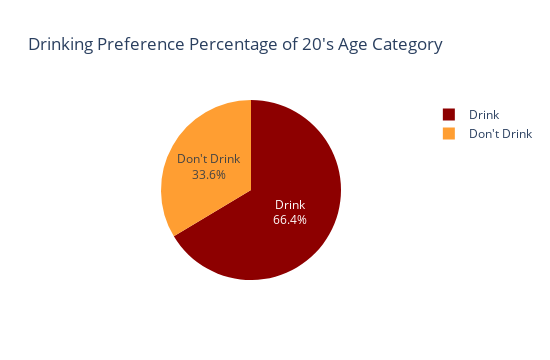
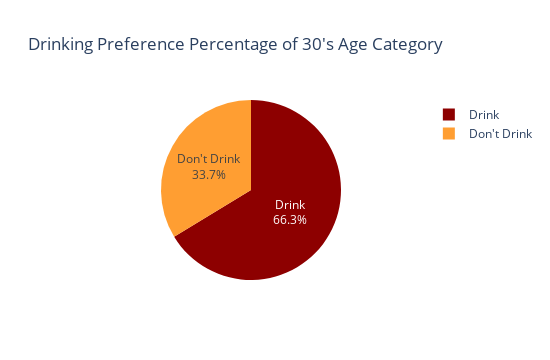

Write notebook code for charts like these, in order.
### Markdown cell above
The visualization above shows the count of each age group category of their respective smoking type and drinking preference. People in their 20's and 30's is more likely to drink alcohol than smoking where 30's has more people who smokes and drinks alcohol as much as the one that never do them both. 40's is where the culture started to change, people who never smoke and drink has the highest count, followed by the one that only drinks. People is also more likely to stop smoking, this is indicated by the gap is smaller between the ones that still smoke.

### Code cell
# drink visualization

for drk in age_smoke_drink['age_category'].unique():
    filtered= age_smoke_drink[age_smoke_drink['age_category'] == drk]
    fig = px.pie(
        filtered,
        values='percentage',
        names='drk_yn',
        title=f'Drinking Preference Percentage of {drk} Age Category',
        color='drk_yn',
        color_discrete_map=color_drink,
        width=550
    )

    fig.update_traces(textinfo='percent+label')
    fig.show()

### Figure 1 — Plotly figure (JSON) as saved in the notebook; plotly's stock layout.template omitted (floating-point values rounded to 4 significant figures)
{"data": [{"customdata": [["Drink"], ["Don't Drink"], ["Drink"], ["Drink"], ["Don't Drink"], ["Don't Drink"]], "domain": {"x": [0, 1], "y": [0, 1]}, "hovertemplate": "drk_yn=%{customdata[0]}<br>percentage=%{value}<extra></extra>", "labels": ["Drink", "Don't Drink", "Drink", "Drink", "Don't Drink", "Don't Drink"], "legendgroup": "", "marker": {"colors": ["#8d0000", "#ff9e32", "#8d0000", "#8d0000", "#ff9e32", "#ff9e32"]}, "name": "", "showlegend": true, "textinfo": "percent+label", "type": "pie", "values": [40.35, 26.98, 20.19, 5.851, 5.152, 1.478]}], "layout": {"height": 360, "legend": {"tracegroupgap": 0}, "title": {"text": "Drinking Preference Percentage of 20's Age Category"}, "width": 550}}

### Figure 2 — Plotly figure (JSON) as saved in the notebook; plotly's stock layout.template omitted (floating-point values rounded to 4 significant figures)
{"data": [{"customdata": [["Drink"], ["Drink"], ["Don't Drink"], ["Drink"], ["Don't Drink"], ["Don't Drink"]], "domain": {"x": [0, 1], "y": [0, 1]}, "hovertemplate": "drk_yn=%{customdata[0]}<br>percentage=%{value}<extra></extra>", "labels": ["Drink", "Drink", "Don't Drink", "Drink", "Don't Drink", "Don't Drink"], "legendgroup": "", "marker": {"colors": ["#8d0000", "#8d0000", "#ff9e32", "#8d0000", "#ff9e32", "#ff9e32"]}, "name": "", "showlegend": true, "textinfo": "percent+label", "type": "pie", "values": [29.63, 24.74, 24.5, 11.92, 6.105, 3.112]}], "layout": {"height": 360, "legend": {"tracegroupgap": 0}, "title": {"text": "Drinking Preference Percentage of 30's Age Category"}, "width": 550}}
